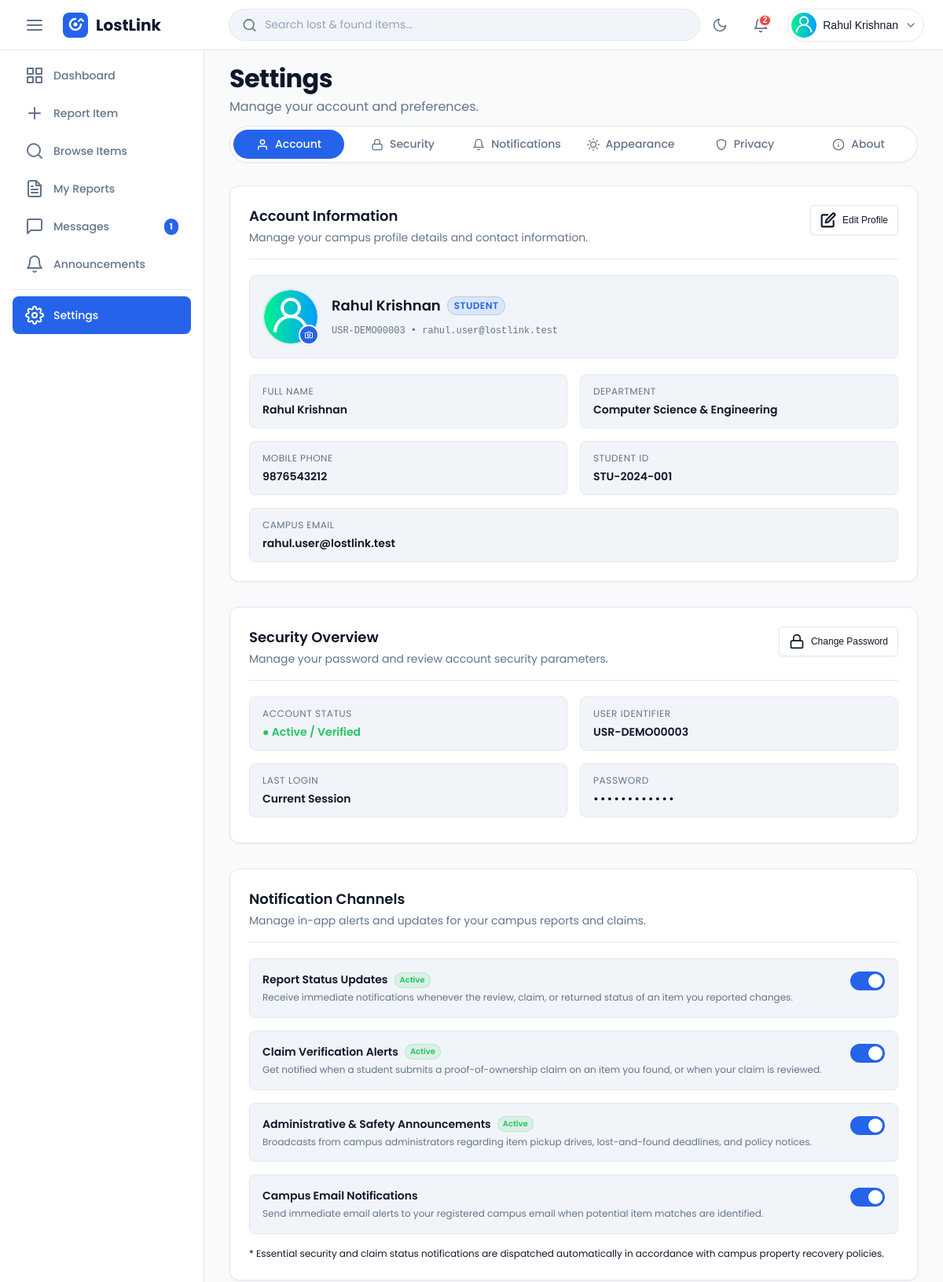
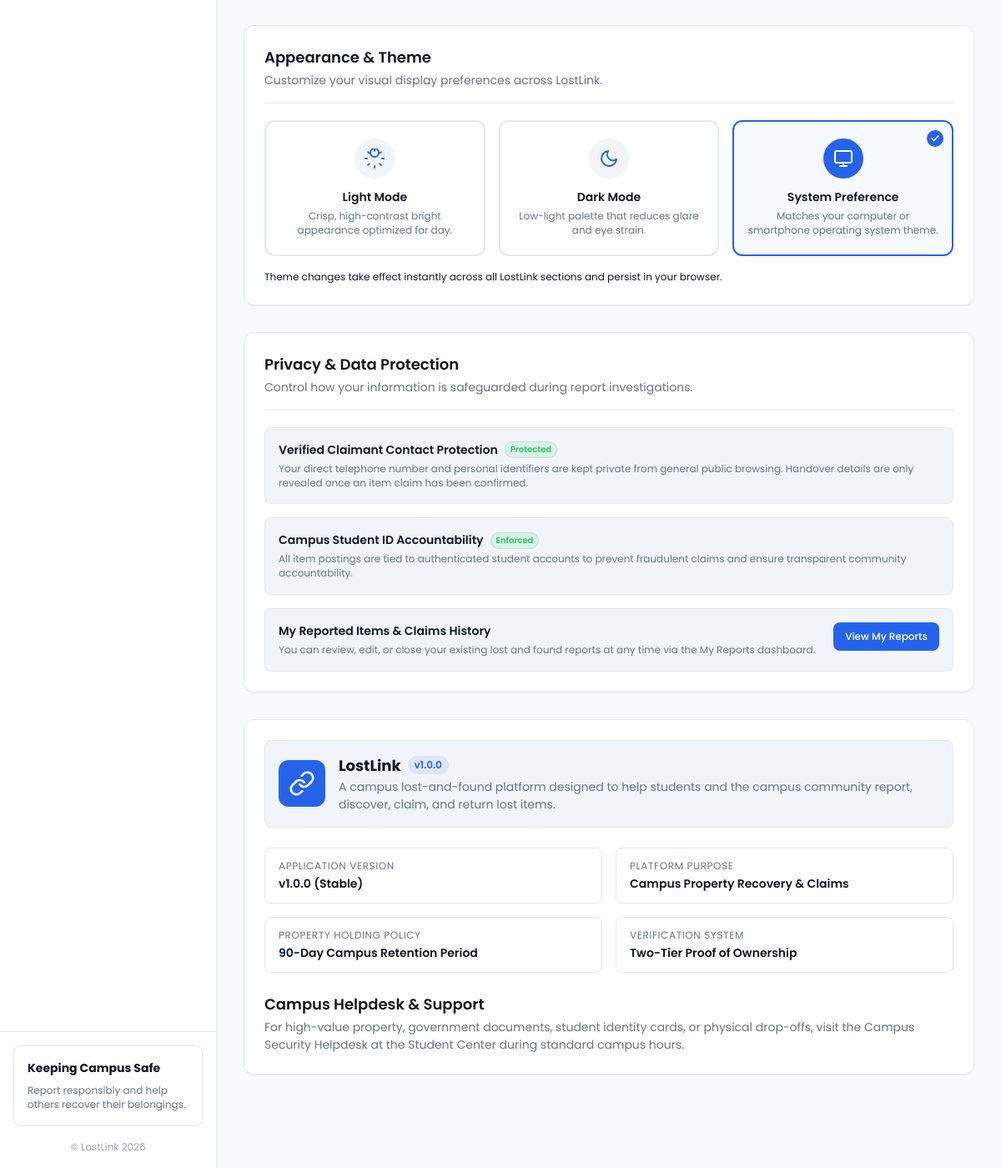
Page /dashboard/settings.php (signed in) on the committed database (2 pictures, top to bottom).
### tables this page shows
CREATE TABLE users (

     
    id BIGINT UNSIGNED AUTO_INCREMENT PRIMARY KEY,

     
    user_code CHAR(13) NOT NULL UNIQUE COMMENT 'Public User ID (e.g. USR-840512937)',

     
    name VARCHAR(150) NOT NULL,
    student_id VARCHAR(20) NOT NULL UNIQUE COMMENT 'Unique college student ID',
    email VARCHAR(150) NOT NULL UNIQUE,
    password VARCHAR(255) NOT NULL,

     
    department VARCHAR(100) NOT NULL COMMENT 'Academic department',

     
    phone VARCHAR(15) NOT NULL,
    profile_image VARCHAR(255)
        NOT NULL
        DEFAULT 'default-profile.png',

     
    role ENUM('student','admin')
        NOT NULL
        DEFAULT 'student'
        COMMENT 'student or admin',

    is_banned TINYINT(1)
        NOT NULL
        DEFAULT 0
        COMMENT '0 = Active, 1 = Banned',

    last_login TIMESTAMP
    NULL
    DEFAULT NULL
    COMMENT 'Last successful login',

     
    created_at TIMESTAMP
        NOT NULL
        DEFAULT CURRENT_TIMESTAMP,

    updated_at TIMESTAMP
        NOT NULL
        DEFAULT CURRENT_TIMESTAMP
        ON UPDATE CURRENT_TIMESTAMP,

    INDEX idx_student_id (student_id),
    INDEX idx_email (email),
    INDEX idx_role (role),
    INDEX idx_is_banned (is_banned)

);

### dashboard/settings.php (the view, shortened to what the rows shown need)
<?php
require_once __DIR__ . '/../config/database.php';
$user_id = (int) ($_SESSION['user_id'] ?? 0);
$stmt = $pdo->prepare("
    SELECT id, user_code, name, student_id, email, password, department, phone, profile_image, role, is_banned, last_login, created_at, updated_at
    FROM users
    WHERE id = :id
    LIMIT 1
");
$stmt->execute(['id' => $user_id]);
$user = $stmt->fetch();
$error_message = '';
$action = '';
$isProfileEditActive = ($action === 'update_profile' && !empty($error_message));
?>
<!DOCTYPE html>
<html lang="en">
<head>
    <link rel="stylesheet" href="../assets/css/theme.css?v=<?php echo time(); ?>">
    <link rel="stylesheet" href="../assets/css/components.css?v=<?php echo time(); ?>">
    <link rel="stylesheet" href="settings.css?v=<?php echo time(); ?>">
</head>
<body class="app-body settings-page">
    <div class="app-container">
        <main class="app-main-content">
            <div class="settings-content-wrapper animate-fade-in">
                <div class="settings-header">
                    <h1 class="settings-title">Settings</h1>
                </div>
                <section class="settings-section" id="account">
                    <div class="settings-card">
                        <div class="account-view-mode" id="account-view-container" <?php if ($isProfileEditActive) echo 'style="display: none;"'; ?>>
                            <div class="settings-card-header">
                                <div class="settings-card-header-left">
                                    <h2>Account Information</h2>
                                </div>
                            </div>
                            <div class="settings-profile-badge">
                                <div class="settings-user-meta">
                                    <div class="settings-user-name-row">
                                        <h3 class="settings-user-name" id="view-user-name"><?php echo htmlspecialchars($user['name']); ?></h3>
                                        <?php if ($user['role'] === 'admin'): ?>
                                            <span class="settings-pill-badge settings-pill-role-admin">Administrator</span>
                                        <?php else: ?>
                                            <span class="settings-pill-badge settings-pill-role-student">Student</span>
                                        <?php endif; ?>
                                    </div>
                                    <span class="settings-user-code-text"><?php echo htmlspecialchars($user['user_code']); ?> &bull; <?php echo htmlspecialchars($user['email']); ?></span>
                                </div>
                            </div>
                            <div class="settings-profile-details-grid">
                                <div class="settings-profile-detail-item">
                                    <span class="detail-label">Full Name</span>
                                    <span class="detail-value" id="view-field-name"><?php echo htmlspecialchars($user['name']); ?></span>
                                </div>
                                <div class="settings-profile-detail-item">
                                    <span class="detail-label">Department</span>
                                    <span class="detail-value" id="view-field-department"><?php echo htmlspecialchars(!empty($user['department']) ? $user['department'] : 'Not specified'); ?></span>
                                </div>
                                <div class="settings-profile-detail-item">
                                    <span class="detail-label">Mobile Phone</span>
                                    <span class="detail-value" id="view-field-phone"><?php echo htmlspecialchars(!empty($user['phone']) ? $user['phone'] : 'Not provided'); ?></span>
                                </div>
                                <div class="settings-profile-detail-item">
                                    <span class="detail-label">Student ID</span>
                                    <span class="detail-value"><?php echo htmlspecialchars($user['student_id'] ?? 'Not Assigned'); ?></span>
                                </div>
                                <div class="settings-profile-detail-item full-width">
                                    <span class="detail-label">Campus Email</span>
                                    <span class="detail-value"><?php echo htmlspecialchars($user['email']); ?></span>
                                </div>
                            </div>
                        </div>
                    </div>
                </section>
                <section class="settings-section" id="security">
                    <div class="settings-card">
                        <div class="security-overview-mode" id="security-overview-container">
                            <div class="settings-card-header">
                                <div class="settings-card-header-left">
                                    <h2>Security Overview</h2>
                                </div>
                            </div>
                            <div class="settings-security-grid">
                                <div class="settings-security-item">
                                    <div class="settings-security-label">User Identifier</div>
                                    <div class="settings-security-value"><?php echo htmlspecialchars($user['user_code']); ?></div>
                                </div>
                            </div>
                        </div>
                    </div>
                </section>
                <section class="settings-section" id="notifications">
                    <div class="settings-card">
                        <div class="settings-card-header">
                            <div class="settings-card-header-left">
                                <h2>Notification Channels</h2>
                            </div>
                        </div>
                    </div>
                </section>
                <section class="settings-section" id="appearance">
                    <div class="settings-card">
                        <div class="settings-card-header">
                            <div class="settings-card-header-left">
                                <h2>Appearance &amp; Theme</h2>
                            </div>
                        </div>
                    </div>
                </section>
                <section class="settings-section" id="privacy">
                    <div class="settings-card">
                        <div class="settings-card-header">
                            <div class="settings-card-header-left">
                                <h2>Privacy &amp; Data Protection</h2>
                            </div>
                        </div>
                    </div>
                </section>
                <section class="settings-section" id="about">
                    <div class="settings-card">
                        <div class="settings-card-header" style="border-bottom: none; margin-bottom: 0; padding-bottom: 0;">
                            <div class="settings-card-header-left">
                                <h2>Campus Helpdesk &amp; Support</h2>
                            </div>
                        </div>
                    </div>
                </section>
            </div>
        </main>
    </div>
</body>
</html>

### rows in the picture
users: name "Rahul Krishnan", user_code "USR-DEMO00003", email "rahul.user@lostlink.test", department "Computer Science & Engineering", phone "9876543212", student "STU-2024-001"

### other values in the picture
$unreadNotificationCount "2"
$_SESSION['name'] "Rahul Krishnan"
$totalUnreadMessages "1"
APP_NAME "LostLink"
APP_VERSION "1.0.0"
